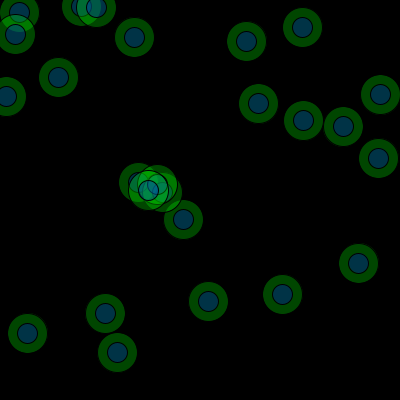
Frame 1 (no input)
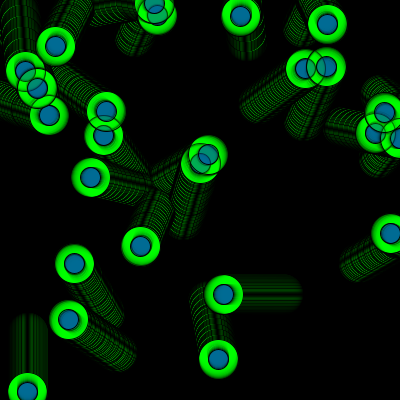
Frame 60 (the mouse pressed at the canvas centre just before this capture)
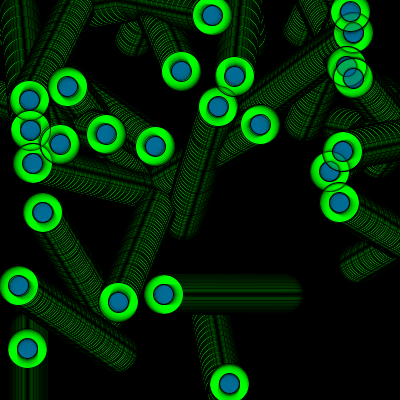
Frame 120 (the mouse held since frame 60 and released just before this capture)

The Processing sketch that drew these frames (run headless with seeded random() and noise(); from frame 60 on, the mouse is pressed at the canvas centre):

// Processing sketch: aula19_g01_exe05
// ── aula19_g01_exe05.pde
int numeroParticulas = 25;
Particula[] particulas = new Particula[numeroParticulas];
void setup() {
  size(400, 400);
  //criar as particulas
  for (int i = 0; i < numeroParticulas; i = i+1) {
    particulas[i] = new Particula(random(400), random(400));
  }
   background(0);
}
void draw() {
 
  for(Particula part : particulas){
    part.desenho();
    part.animacao();
  }
}

// ── desenho.pde
class Particula {
  PVector posicao;
  PVector velocidade;
  Particula(float x, float y) {
    posicao = new PVector(x, y);
    velocidade = PVector.random2D();
  }
  void desenho() {
    fill(0,255,0,70);
    ellipse(posicao.x, posicao.y, 40, 40);
    fill(0,0,255,70);
    ellipse(posicao.x, posicao.y, 20, 20);
  }
  void animacao() {
    posicao.add(velocidade);
    if (posicao.x <0 || posicao.x > 400) {
      velocidade.x = velocidade.x * -1;
    }
    if (posicao.y <0 || posicao.y > 400) {
      velocidade.y = velocidade.y * -1;
    }
  }
}
